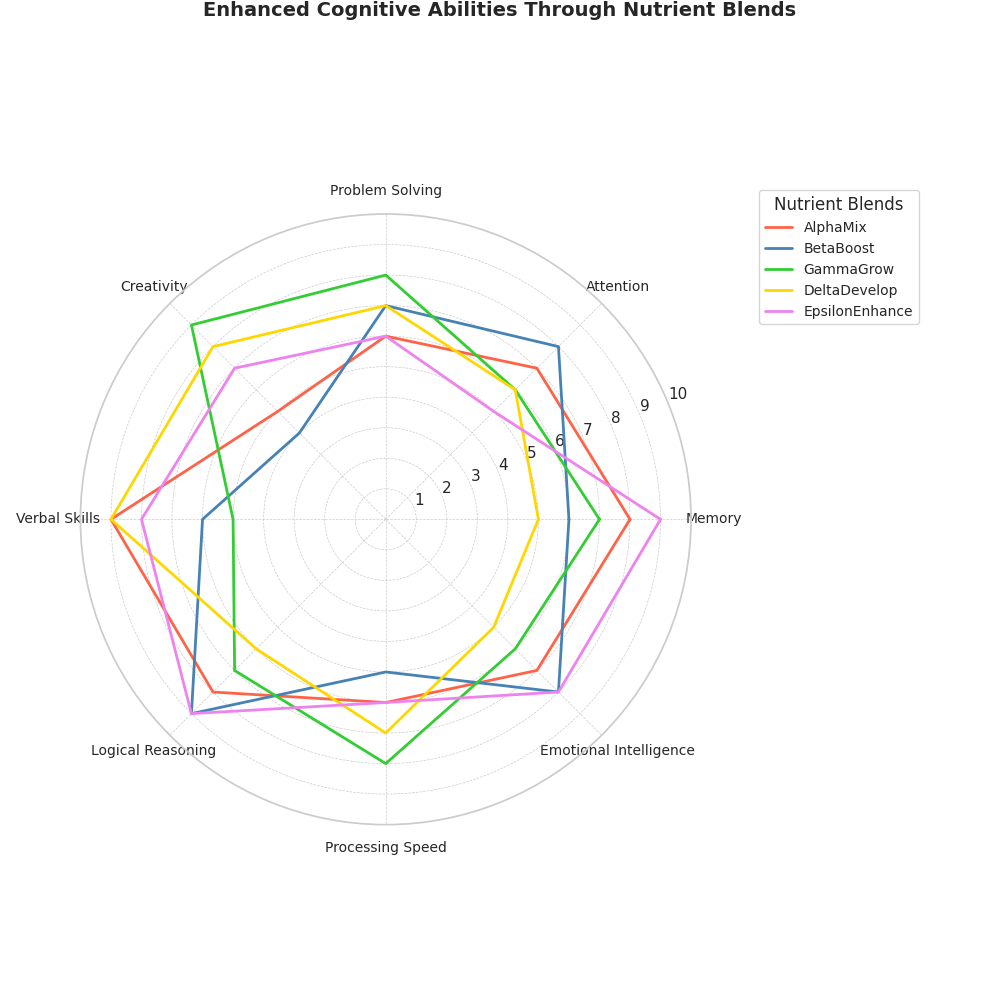

Write Python code to recreate this figure.
import matplotlib.pyplot as plt
import numpy as np

def radar_chart_angles(n):
    return np.linspace(0, 2 * np.pi, n, endpoint=False).tolist()

def create_radar_data(values, angles):
    return values + values[:1], angles + angles[:1]

categories = ['Memory', 'Attention', 'Problem Solving', 'Creativity', 'Verbal Skills',
              'Logical Reasoning', 'Processing Speed', 'Emotional Intelligence']

alpha_mix = [8, 7, 6, 5, 9, 8, 6, 7]
beta_boost = [6, 8, 7, 4, 6, 9, 5, 8]
gamma_grow = [7, 6, 8, 9, 5, 7, 8, 6]
delta_develop = [5, 6, 7, 8, 9, 6, 7, 5]
epsilon_enhance = [9, 5, 6, 7, 8, 9, 6, 8]

angles = radar_chart_angles(len(categories))

fig, ax = plt.subplots(figsize=(10, 10), subplot_kw=dict(polar=True))
fig.suptitle("Enhanced Cognitive Abilities Through Nutrient Blends",
             fontsize=14, fontweight='bold', va='bottom')

blends_data = {'AlphaMix': alpha_mix, 'BetaBoost': beta_boost, 'GammaGrow': gamma_grow,
               'DeltaDevelop': delta_develop, 'EpsilonEnhance': epsilon_enhance}
colors = ['#FF6347', '#4682B4', '#32CD32', '#FFD700', '#EE82EE']

for idx, (blend, color) in enumerate(zip(blends_data.values(), colors)):
    values, angles_filled = create_radar_data(blend, angles)
    ax.plot(angles_filled, values, color=color, linewidth=2, label=list(blends_data.keys())[idx])

ax.set_yticks(range(1, 11))
ax.set_xticks(angles)
ax.set_xticklabels(categories, fontsize=10)

ax.yaxis.grid(True, linestyle='--', linewidth=0.5)
ax.xaxis.grid(True, linestyle='--', linewidth=0.5)
ax.set_ylim(0, 10)

plt.legend(loc='upper left', bbox_to_anchor=(1.1, 1.05), title="Nutrient Blends", fontsize=10)

plt.tight_layout(rect=[0, 0, 0.95, 1])
plt.show()
